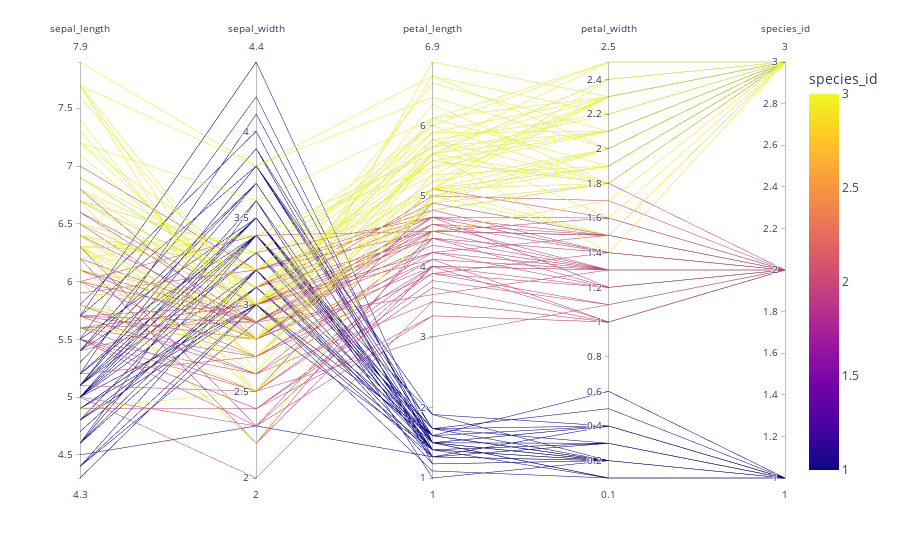

Notebook code cell kept with this figure:
### Code cell
px.parallel_coordinates(data_frame=df, color='species_id')

### Figure 1 — Plotly figure (JSON) as saved in the notebook; plotly's stock layout.template omitted (floating-point values rounded to 4 significant figures; data arrays with more than 128 entries replaced by an {"elided": "..."} marker saying what was removed)
{"data": [{"dimensions": [{"label": "sepal_length", "values": {"elided": "150 float values"}}, {"label": "sepal_width", "values": {"elided": "150 float values"}}, {"label": "petal_length", "values": {"elided": "150 float values"}}, {"label": "petal_width", "values": {"elided": "150 float values"}}, {"label": "species_id", "values": {"elided": "150 int values"}}], "domain": {"x": [0, 1], "y": [0, 1]}, "line": {"color": {"elided": "150 int values"}, "coloraxis": "coloraxis"}, "name": "", "type": "parcoords"}], "layout": {"coloraxis": {"colorbar": {"title": {"text": "species_id"}}, "colorscale": [[0, "#0d0887"], [0.1111, "#46039f"], [0.2222, "#7201a8"], [0.3333, "#9c179e"], [0.4444, "#bd3786"], [0.5556, "#d8576b"], [0.6667, "#ed7953"], [0.7778, "#fb9f3a"], [0.8889, "#fdca26"], [1, "#f0f921"]]}, "legend": {"tracegroupgap": 0}, "margin": {"t": 60}}}
